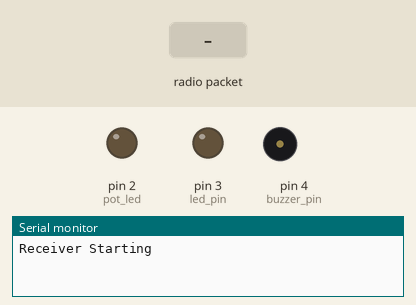
A sketch run on a simulated Arduino Uno, built with avr-gcc and run on an emulated ATmega328P. On the bench: output pins drawn as LEDs (lit = HIGH), buzzer (waves = sounding), the last lines printed to the serial monitor. The test bench sets the inputs (shaded band). No radio packets arrive unless stated.

Above: at 2.2 s.
2.3 s: radio packet "1" arrives
At 2.7 s:
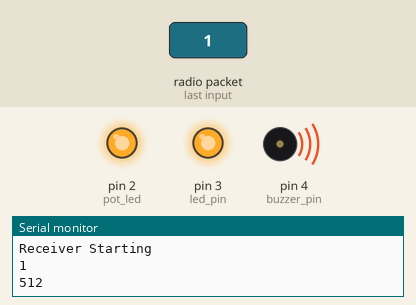
Timing chart, 0 to 5.3 s (numbered marks = the images above; inputs shaded):
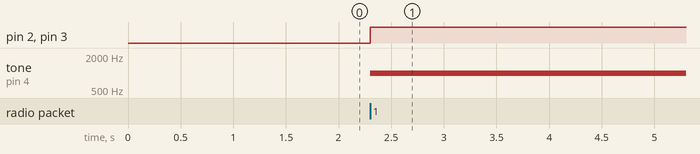

Measured:
- after the input at 2.3 s, pin 2 (pot_led), pin 3 (led_pin): LOW → HIGH at once; tone on pin 4 (buzzer_pin): silent → 1000 Hz at once

The sketch:

finder.ino
```cpp
#include <SPI.h>
#include <nRF24L01.h>
#include <RF24.h>
RF24 radio(9, 10);

//for battery variables
const byte address[6]="00001";
char led_1[3] = "101";
byte len = 3;

//for testing RF
boolean button_state = 0;
int led_pin = 3; //set led pin
int buzzer_pin = 4; //set buzzer pin

//for testing potentiometer
int pot_led = 2; //set potentiometer led pin
int pot_pin = A0; //set potentiometer analog pin
int pot_val = 0; //set potentiometer value

void setup() {
    Serial.begin(9600);
    delay(1000);
    Serial.println("Receiver Starting");
    radio.begin();
    radio.setDataRate( RF24_250KBPS );
    radio.openReadingPipe(1,address);
    radio.enableAckPayload();
    radio.writeAckPayload(1, led_1, len);
    radio.startListening();
    pinMode(pot_led, OUTPUT);
    pinMode(led_pin, OUTPUT);
}

void loop() {
    if ( radio.available() ) {
      char text[32] = "";                 //Saving the incoming data
      radio.read(&text, sizeof(text));    //Reading the data
      radio.read(&button_state, sizeof(button_state));    //Reading the data
      if(button_state == HIGH){
        tone(buzzer_pin, 1000);
        digitalWrite(led_pin, HIGH);
        Serial.println(text);
      }
      else  {
        noTone(buzzer_pin);
        digitalWrite(led_pin, LOW);
        Serial.println(text);
      }
      radio.writeAckPayload(1, led_1, len);
      pot_val = analogRead(pot_pin);
      analogWrite(pot_led, pot_val);
      //Serial.println("Potentiometer value is : ");
      Serial.println(pot_val);
    }
}

int battery(int pot_val) {
  int maxbatt = 1024;

}
```
